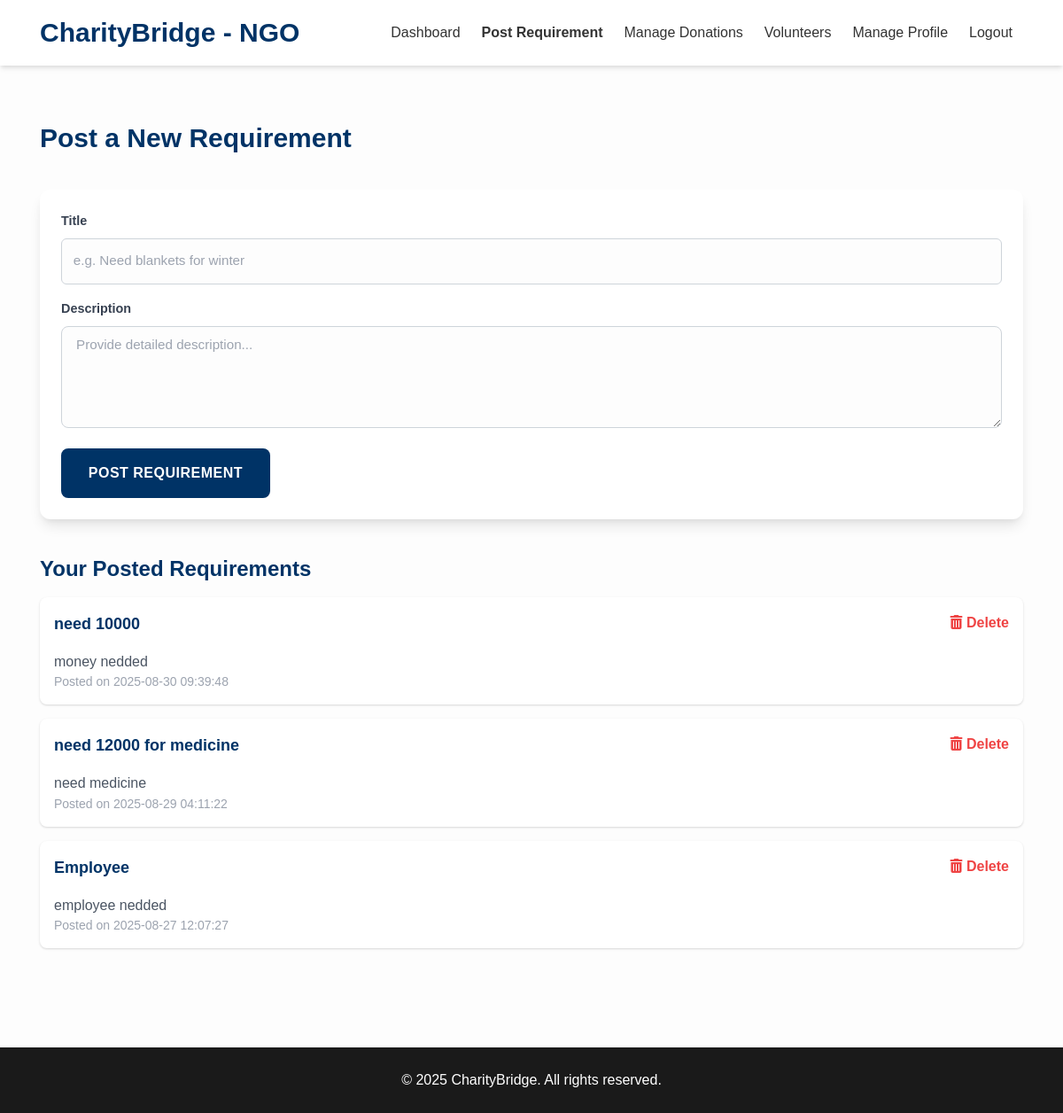
The page /ngo/pages/requirements.php (signed in) on the database its author committed.
### tables this page shows
CREATE TABLE `requirements` (
  `id` int(11) NOT NULL,
  `ngo_id` int(11) NOT NULL,
  `title` varchar(255) NOT NULL,
  `description` text NOT NULL,
  `created_at` timestamp NOT NULL DEFAULT current_timestamp()
);

### ngo/pages/requirements.php (the view, shortened to what this page needs)
<?php
$servername = "localhost";
$username   = "root";
$password   = "";
$dbname     = "charitybridge";
$conn = new mysqli($servername, $username, $password, $dbname);
$ngo_id = $_SESSION['ngo_id'];
$stmt = $conn->prepare("SELECT * FROM requirements WHERE ngo_id = ? ORDER BY created_at DESC");
$stmt->bind_param("i", $ngo_id);
$stmt->execute();
$result = $stmt->get_result();
$requirements = $result->fetch_all(MYSQLI_ASSOC);
?>
<!DOCTYPE html>
<html lang="en">
<head>
  <link href="https://cdn.jsdelivr.net/npm/tailwindcss@2.2.19/dist/tailwind.min.css" rel="stylesheet">
  <link rel="stylesheet" href="../../css/style.css">
</head>
<body class="bg-light-color text-text-dark">
<header class="bg-white shadow-md py-4 px-6">
  <div class="container mx-auto flex justify-between items-center">
    <a href="dashboard.php" class="text-3xl font-bold text-primary-color">CharityBridge - NGO</a>
    <nav class="hidden md:flex">
      <a href="dashboard.php" class="px-3 py-2">Dashboard</a>
      <a href="requirements.php" class="px-3 py-2 font-bold text-secondary-color">Post Requirement</a>
      <a href="donations.php" class="px-3 py-2">Manage Donations</a>
      <a href="volunteers.php" class="px-3 py-2">Volunteers</a>
      <a href="manage_profile.html" class="px-3 py-2">Manage Profile</a>
      <a href="../backend/logout.php" class="px-3 py-2">Logout</a>
    </nav>
  </div>
</header>
<main class="py-16">
  <div class="container mx-auto px-6">
    <h1 class="text-3xl font-bold mb-6 text-primary-color">Post a New Requirement</h1>
    <form method="POST" class="bg-white shadow-lg rounded-xl p-6 mb-10">
      <div class="mb-4">
        <label class="block text-gray-700 font-semibold">Title</label>
        <input type="text" name="title" class="w-full border rounded-lg px-4 py-2" placeholder="e.g. Need blankets for winter" required>
      </div>
      <div class="mb-4">
        <label class="block text-gray-700 font-semibold">Description</label>
        <textarea name="description" class="w-full border rounded-lg px-4 py-2" rows="4" placeholder="Provide detailed description..." required></textarea>
      </div>
      <button type="submit" class="btn btn-primary px-6 py-2 rounded-lg">Post Requirement</button>
    </form>
    <h2 class="text-2xl font-bold mb-4 text-primary-color">Your Posted Requirements</h2>
    <div class="grid gap-4" id="requirements-list">
      <?php if (count($requirements) > 0): ?>
        <?php foreach ($requirements as $req): ?>
          <div class="p-4 bg-white rounded-lg shadow" id="requirement-<?= $req['id'] ?>">
            <div class="flex justify-between items-start">
              <div>
                <h3 class="font-bold text-lg"><?= htmlspecialchars($req['title']) ?></h3>
                <p class="text-gray-600"><?= htmlspecialchars($req['description']) ?></p>
                <p class="text-sm text-gray-400">Posted on <?= $req['created_at'] ?></p>
              </div>
              <button onclick="deleteRequirement(<?= $req['id'] ?>)" class="text-red-500 hover:text-red-700 font-semibold">
                <i class="fas fa-trash-alt"></i> Delete
              </button>
            </div>
          </div>
        <?php endforeach; ?>
      <?php else: ?>
        <p class="text-gray-600" id="no-requirements-message">No requirements posted yet.</p>
      <?php endif; ?>
    </div>
  </div>
</main>
<footer class="bg-dark-color text-white py-6 text-center">
  <p>&copy; 2025 CharityBridge. All rights reserved.</p>
</footer>
<link rel="stylesheet" href="https://cdnjs.cloudflare.com/ajax/libs/font-awesome/6.0.0-beta3/css/all.min.css">
</body>
</html>

### css/style.css (style rules this page uses)
:root { --primary-color: #003366; --secondary-color: #008080; --dark-color: #1a1a1a; --light-color: #FDFDFD; --text-dark: #333333; --text-light: #ffffff; --accent-color: #DAA520; }
body { font-family: 'Montserrat', sans-serif; color: var(--text-dark); background-color: var(--light-color); line-height: 1.6; }
header { border-bottom: none; box-shadow: 0 4px 8px rgba(0,0,0,0.1); background-color: var(--text-light); padding: 1rem 0; }
header a.text-3xl { font-weight: 800; color: var(--primary-color); font-family: 'Montserrat', sans-serif; }
.btn { padding: 0.8rem 1.8rem; border-radius: 8px; font-weight: 600; transition: all 0.3s ease; text-transform: uppercase; letter-spacing: 0.5px; }
.btn-primary { background-color: var(--primary-color); color: var(--text-light); border: 2px solid var(--primary-color); }
form { margin-top: 2.5rem; padding: 2rem; background-color: var(--text-light); border-radius: 10px; box-shadow: 0 5px 15px rgba(0,0,0,0.08); }
form label { font-size: 0.9rem; font-weight: 600; color: var(--text-dark); margin-bottom: 0.5rem; display: block; }
form input[type="text"], form input[type="email"], form input[type="password"], form input[type="number"], form textarea { width: 100%; padding: 0.8rem; border: 1px solid #ced4da; background-color: var(--light-color); border-radius: 6px; transition: border-color 0.3s ease, box-shadow 0.3s ease; font-size: 0.95rem; }
footer { background-color: var(--dark-color); color: var(--text-light); padding: 2rem 0; text-align: center; margin-top: 3rem; }
footer p { margin: 0; }
.container { max-width: 1140px; margin: 0 auto; padding: 0 15px; }
h1, h2, h3, h4, h5, h6 { font-family: 'Montserrat', sans-serif; color: var(--primary-color); margin-bottom: 1rem; }
h1 { font-size: 2.5rem; }
h2 { font-size: 2rem; }
h3 { font-size: 1.75rem; }

### rows shown on the page
requirements: title "need 10000", description "money nedded", created_at "2025-08-30 09:39:48"
requirements: title "need 12000 for medicine", description "need medicine", created_at "2025-08-29 04:11:22"
requirements: title "Employee", description "employee nedded", created_at "2025-08-27 12:07:27"
